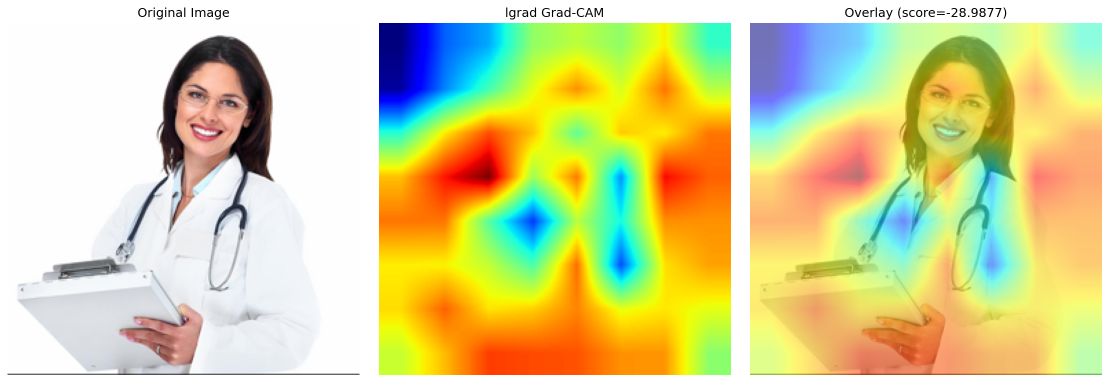
#> input picture female-doctor_ActualReal_fd (15)_gradcam.png, 2218 x 765 px (shown at 1/2 size)
$ python -i 08_high_pass_innovation.py   (imports and definitions only)   (older library calls are emulated)
#> lines starting #> are read from the running program, lines starting #| are printed output that depends on the picture
#> further down, picture is the input picture: shape (765, 2218, 3); mean B, G, R 151.1, 212.6, 214.6
import os
import argparse
import numpy as np
import cv2
import pandas as pd
from tqdm import tqdm
from glob import glob

def apply_high_pass_filter(img):
    """
    Isolates High-frequency noise (Residuals) while suppressing low-frequency semantics.
    Reference: Innovation 1 - High-pass Residual Decoupling.
    """
    # 1. Convert to gray
    gray = cv2.cvtColor(img, cv2.COLOR_BGR2GRAY)
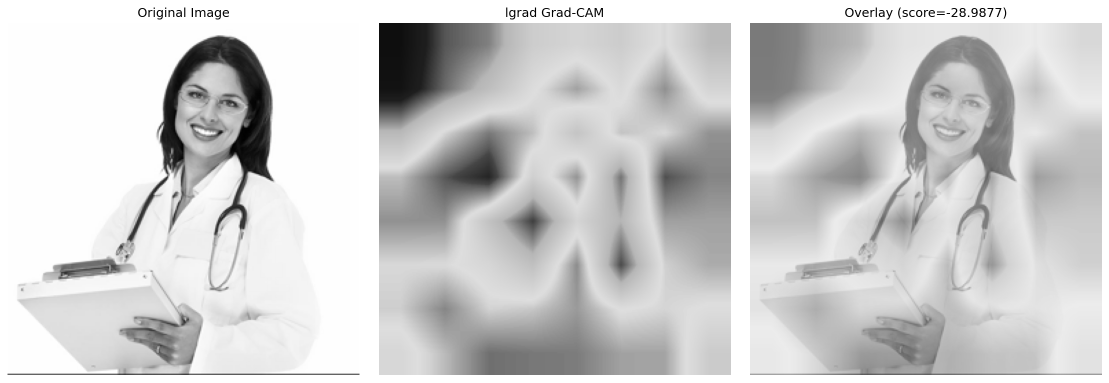
#> gray: shape (765, 2218) (shown at 1/2 size); min 0, max 255, mean 206.2

    # 2. Laplacian filter to get high-frequency residuals
    laplacian = cv2.Laplacian(gray, cv2.CV_64F)
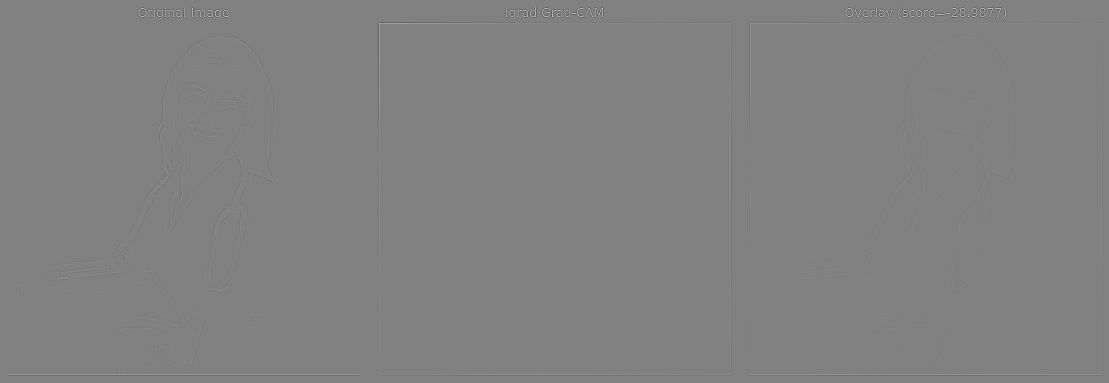
#> laplacian: shape (765, 2218) float64 (shown at 1/2 size); min -562, max 548, mean 0; drawn with min black and max white

    # 3. Normalize to [0, 255] for visual consistency (though some detectors might work better with raw)
    normalized = cv2.normalize(laplacian, None, 0, 255, cv2.NORM_MINMAX)
    res = np.uint8(normalized)

    # 4. Optional: Combine back into 3 channels if detector requires it
    res_bgr = cv2.cvtColor(res, cv2.COLOR_GRAY2BGR)

    return res_bgr

# [46 lines left out: function main, not called in this run]

# [2 lines not run here, left out]

>>> import cv2
>>> picture = cv2.imread('../female-doctor_ActualReal_fd (15)_gradcam.png')
>>> result = apply_high_pass_filter(picture)
